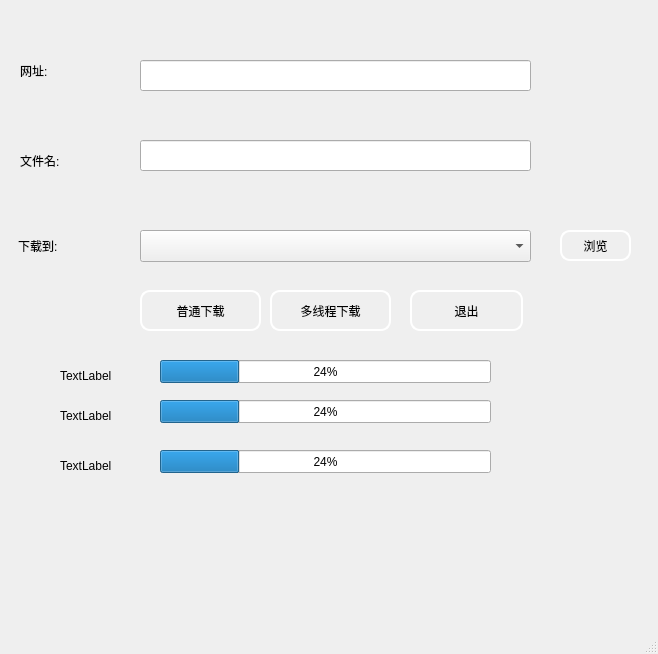
<?xml version="1.0" encoding="UTF-8"?>
<ui version="4.0">
 <class>NewLoadWindow</class>
 <widget class="QMainWindow" name="NewLoadWindow">
  <property name="geometry">
   <rect>
    <x>0</x>
    <y>0</y>
    <width>658</width>
    <height>654</height>
   </rect>
  </property>
  <property name="windowTitle">
   <string>MainWindow</string>
  </property>
  <property name="styleSheet">
   <string notr="true">background-image: url(:/new/prefix1/yumao.jpg);
QPushButton{
background-color: rgba(255, 255, 255, 0);
border:2px solid white;border-radius:10px;
}
 
QPushButton:hover{ 
background-color: rgba(255, 255, 255, 150);
border:2px solid white;border-radius:10px;
}
 

QPushButton:pressed{
background-color: rgba(255, 255, 255, 150);
border:2px solid white;border-radius:10px;
padding-left:6px;
padding-top:6px;
}</string>
  </property>
  <widget class="QWidget" name="centralwidget">
   <property name="styleSheet">
    <string notr="true">QPushButton{
background-color: rgba(255, 255, 255, 0);
border:2px solid white;border-radius:10px;
}
 
QPushButton:hover{ 
background-color: rgba(255, 255, 255, 150);
border:2px solid white;border-radius:10px;
}
 

QPushButton:pressed{
background-color: rgba(255, 255, 255, 150);
border:2px solid white;border-radius:10px;
padding-left:6px;
padding-top:6px;
}</string>
   </property>
   <widget class="QLabel" name="label">
    <property name="geometry">
     <rect>
      <x>20</x>
      <y>150</y>
      <width>51</width>
      <height>21</height>
     </rect>
    </property>
    <property name="text">
     <string>文件名:</string>
    </property>
   </widget>
   <widget class="QLineEdit" name="lineEdit">
    <property name="geometry">
     <rect>
      <x>140</x>
      <y>140</y>
      <width>391</width>
      <height>31</height>
     </rect>
    </property>
    <property name="text">
     <string/>
    </property>
   </widget>
   <widget class="QPushButton" name="pushButton">
    <property name="geometry">
     <rect>
      <x>140</x>
      <y>290</y>
      <width>121</width>
      <height>41</height>
     </rect>
    </property>
    <property name="text">
     <string>普通下载</string>
    </property>
    <property name="icon">
     <iconset resource="pictures.qrc">
      <normaloff>:/new/prefix1/098ad8b4dc34862a4290ddd5e93eb249.png</normaloff>:/new/prefix1/098ad8b4dc34862a4290ddd5e93eb249.png</iconset>
    </property>
   </widget>
   <widget class="QPushButton" name="pushButton_2">
    <property name="geometry">
     <rect>
      <x>410</x>
      <y>290</y>
      <width>113</width>
      <height>41</height>
     </rect>
    </property>
    <property name="text">
     <string>退出</string>
    </property>
    <property name="icon">
     <iconset resource="pictures.qrc">
      <normaloff>:/new/prefix1/83f245157afef398ed1830a40b671ad3.jpg</normaloff>:/new/prefix1/83f245157afef398ed1830a40b671ad3.jpg</iconset>
    </property>
   </widget>
   <widget class="QPushButton" name="pushButton_3">
    <property name="geometry">
     <rect>
      <x>560</x>
      <y>230</y>
      <width>71</width>
      <height>31</height>
     </rect>
    </property>
    <property name="text">
     <string>浏览</string>
    </property>
    <property name="icon">
     <iconset resource="pictures.qrc">
      <normaloff>:/new/prefix1/300px-131Lapras.png</normaloff>:/new/prefix1/300px-131Lapras.png</iconset>
    </property>
   </widget>
   <widget class="QComboBox" name="comboBox">
    <property name="geometry">
     <rect>
      <x>140</x>
      <y>230</y>
      <width>391</width>
      <height>32</height>
     </rect>
    </property>
   </widget>
   <widget class="QLabel" name="label_2">
    <property name="geometry">
     <rect>
      <x>18</x>
      <y>235</y>
      <width>51</width>
      <height>21</height>
     </rect>
    </property>
    <property name="text">
     <string>下载到:</string>
    </property>
   </widget>
   <widget class="QLabel" name="label_3">
    <property name="geometry">
     <rect>
      <x>20</x>
      <y>60</y>
      <width>41</width>
      <height>21</height>
     </rect>
    </property>
    <property name="text">
     <string>网址:</string>
    </property>
   </widget>
   <widget class="QLineEdit" name="lineEdit_2">
    <property name="geometry">
     <rect>
      <x>140</x>
      <y>60</y>
      <width>391</width>
      <height>31</height>
     </rect>
    </property>
   </widget>
   <widget class="QPushButton" name="pushButton_4">
    <property name="geometry">
     <rect>
      <x>270</x>
      <y>290</y>
      <width>121</width>
      <height>41</height>
     </rect>
    </property>
    <property name="text">
     <string>多线程下载</string>
    </property>
   </widget>
   <widget class="QProgressBar" name="progressBar">
    <property name="geometry">
     <rect>
      <x>160</x>
      <y>360</y>
      <width>331</width>
      <height>23</height>
     </rect>
    </property>
    <property name="value">
     <number>24</number>
    </property>
   </widget>
   <widget class="QLabel" name="label_4">
    <property name="geometry">
     <rect>
      <x>60</x>
      <y>360</y>
      <width>131</width>
      <height>31</height>
     </rect>
    </property>
    <property name="text">
     <string>TextLabel</string>
    </property>
   </widget>
   <widget class="QLabel" name="label_5">
    <property name="geometry">
     <rect>
      <x>60</x>
      <y>400</y>
      <width>131</width>
      <height>31</height>
     </rect>
    </property>
    <property name="text">
     <string>TextLabel</string>
    </property>
   </widget>
   <widget class="QProgressBar" name="progressBar_2">
    <property name="geometry">
     <rect>
      <x>160</x>
      <y>400</y>
      <width>331</width>
      <height>23</height>
     </rect>
    </property>
    <property name="value">
     <number>24</number>
    </property>
   </widget>
   <widget class="QLabel" name="label_6">
    <property name="geometry">
     <rect>
      <x>60</x>
      <y>450</y>
      <width>131</width>
      <height>31</height>
     </rect>
    </property>
    <property name="text">
     <string>TextLabel</string>
    </property>
   </widget>
   <widget class="QProgressBar" name="progressBar_3">
    <property name="geometry">
     <rect>
      <x>160</x>
      <y>450</y>
      <width>331</width>
      <height>23</height>
     </rect>
    </property>
    <property name="value">
     <number>24</number>
    </property>
   </widget>
  </widget>
  <widget class="QMenuBar" name="menubar">
   <property name="geometry">
    <rect>
     <x>0</x>
     <y>0</y>
     <width>658</width>
     <height>17</height>
    </rect>
   </property>
  </widget>
  <widget class="QStatusBar" name="statusbar"/>
 </widget>
 <resources>
  <include location="pictures.qrc"/>
 </resources>
 <connections/>
</ui>
